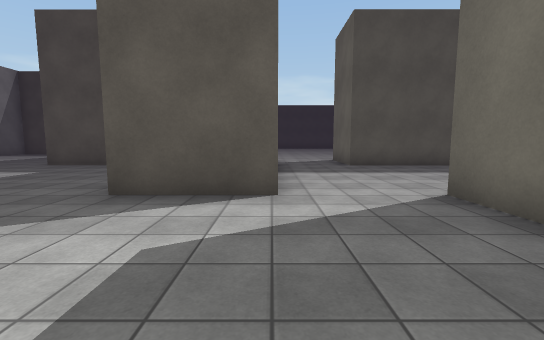
View 1 (above)

24 first-person views from a walk through a 3-D level made in the Unity game engine. The camera is 1.4 m above the floor, tilts 6° down and sees 90° across. The floor is counted in squares, 2 m on a side. Each view is taken from the middle of a square. On the plan, view 1 faces up. The plan holds only what a view shows up to about 9 squares ahead; the rest is blank. The place goes on beyond the plan. Surface patterns are stand-ins for the level's own textures.

View 2
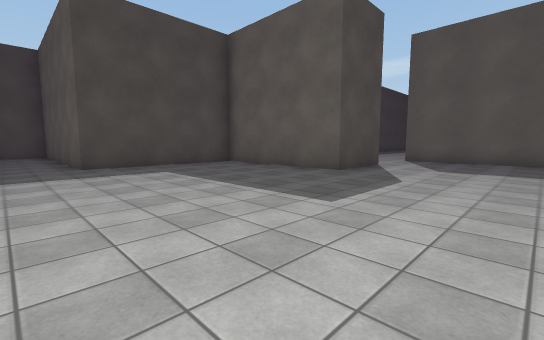

View 3
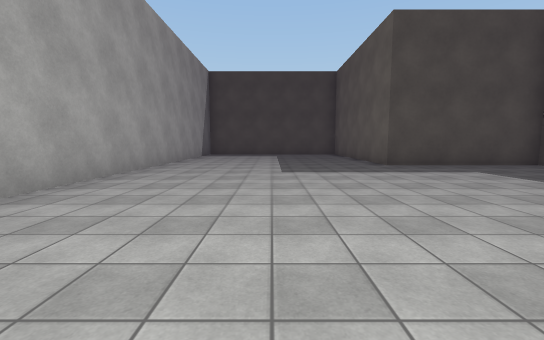

View 4
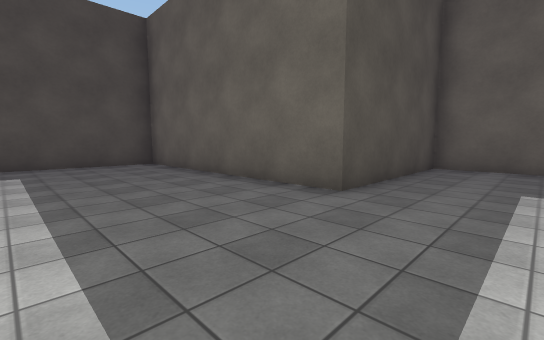

View 5
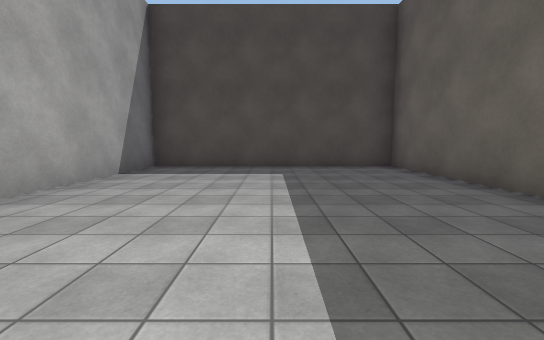

View 6
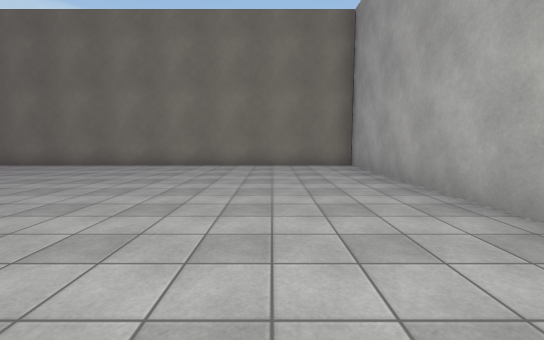

View 7
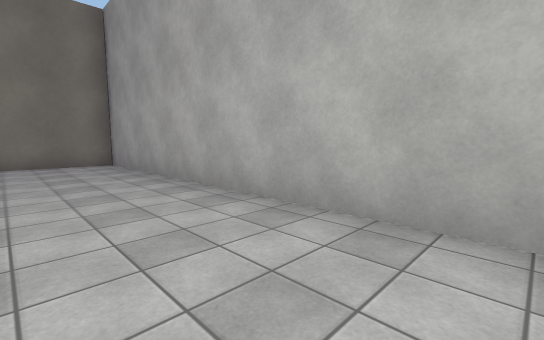

View 8
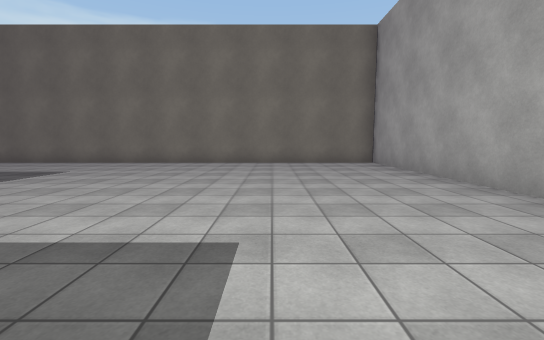

View 9
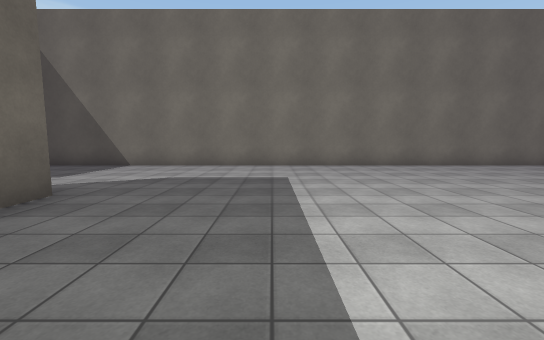

View 10
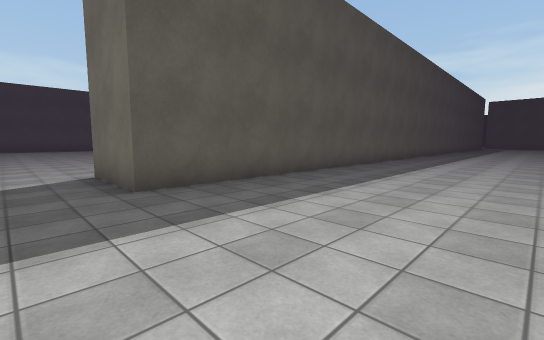

View 11
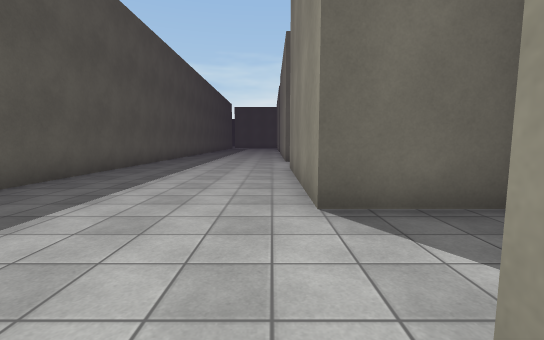

View 12
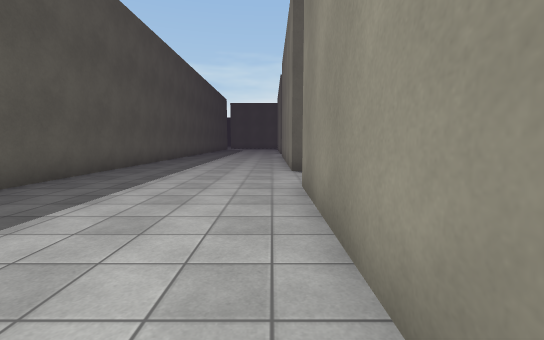

View 13
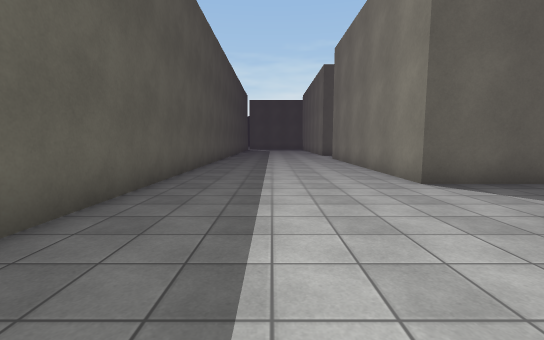

View 14
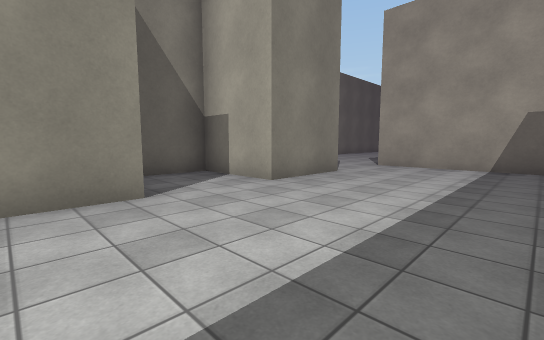

View 15
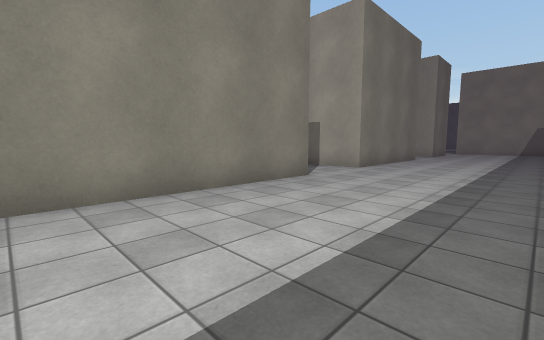

View 16
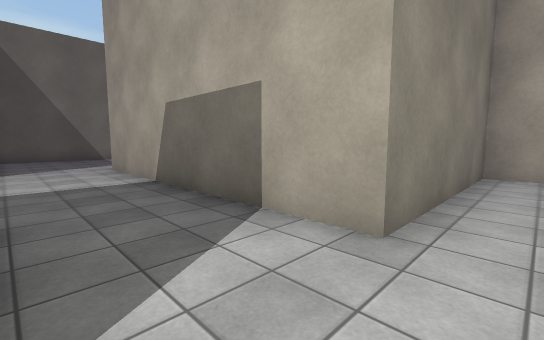

View 17
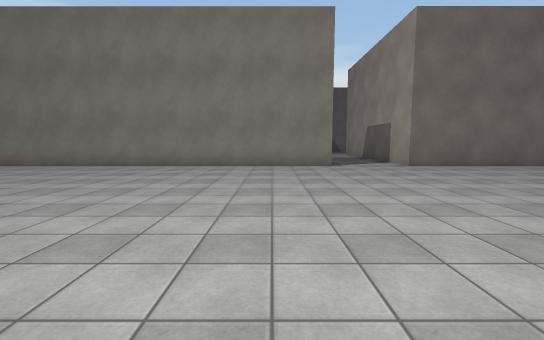

View 18
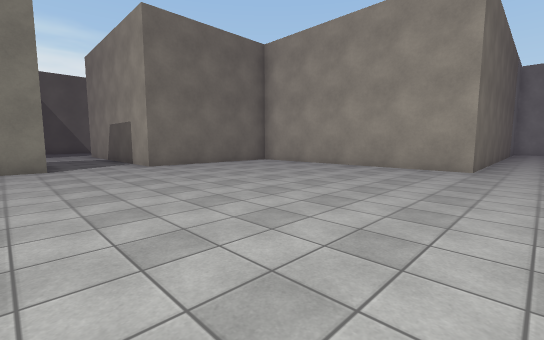

View 19
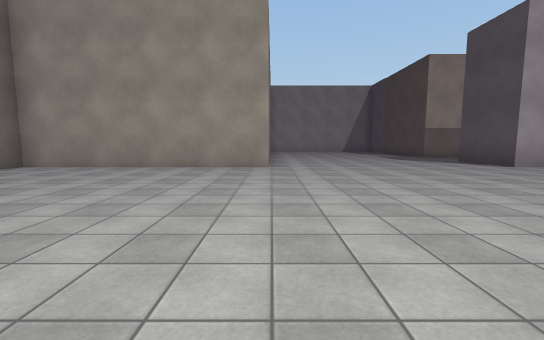

View 20
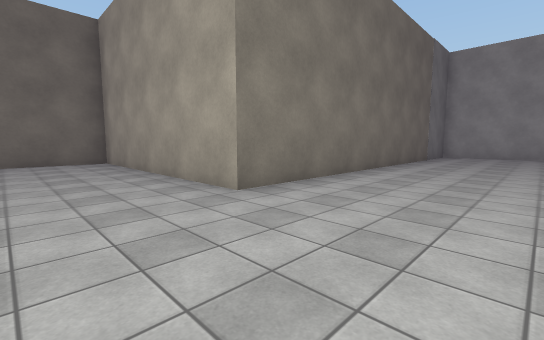

View 21
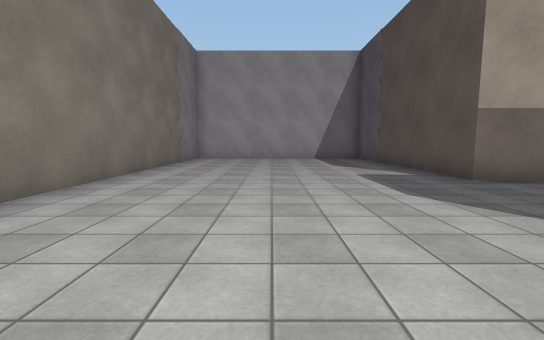

View 22
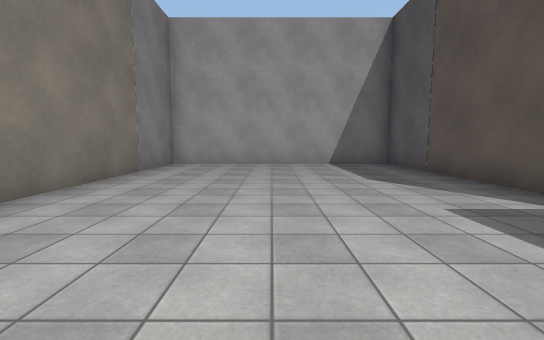

View 23
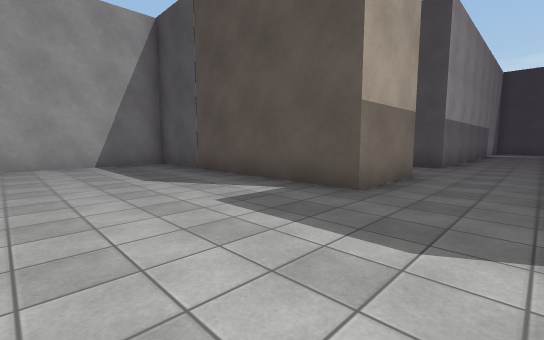

View 24
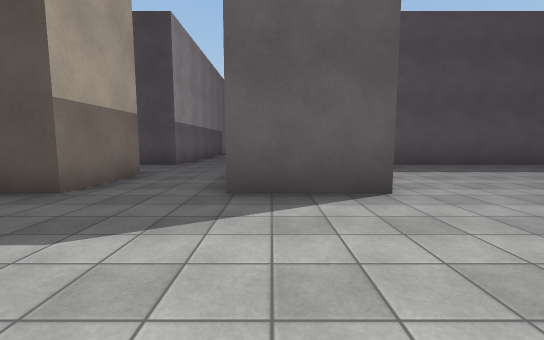

### Floor plan
Points are (right, up) in squares from view 1. A wall is a line through its corners. A room is listed if a view was taken in it or the views show most of it. See-through windows are left out.
Room 1 (views 1, 2, 3, 4, 5, 6, 7, 8, 9, 10)
walls: (0.1, 4.5) (0.1, 3.5) (-2.2, 3.5) (-2.2, 8) (-6.6, 8) (-6.6, 14.7) (-13.3, 14.7) (-13.3, -1) (2, -1); (2.3, 0) (2.3, 3.5)
ways out: opening at (1.5, 3.5) to room 2
Room 2 (views 11, 12, 13, 14, 15)
walls: (6.8, 1.5) (6.8, 3.5) (11.2, 3.5) (11.2, 1.8); (13.5, 1.5) (13.5, 3.5) (18.1, 3.5); (2.3, 3.5) (4.5, 3.5) (4.5, 1.3) (6, 1.3); (18.1, 8) (2.3, 8) (2.3, 10.2); (0.1, 10.2) (0.1, 4.5)
ways out: opening at (1.5, 3.5) to room 1; opening at (1.5, 10) to room 3; opening at (12.5, 2.5)
Room 3 (views 16, 17, 18, 19, 20, 21, 22, 23, 24)
walls: (2.3, 10.2) (11.9, 10.2); (2.1, 28.1) (-2.4, 28.1); (-4.4, 24.4) (-4.4, 23.6) (-6.6, 23.6); (-8.8, 23.6) (-15.5, 23.6) (-15.5, 16.9) (-4.4, 16.9) (-4.4, 10.2) (0.1, 10.2)
ways out: opening at (1.5, 10) to room 2; opening at (-7.5, 24.5)

Positions as (right, up) in squares from view 1, and headings:
1: (0, 0), facing up
2: (-8, 0), facing up-right
3: (-10, 0), facing up
4: (-10, 6), facing up-right
5: (-10, 7), facing up
6: (-11, 7), facing down
7: (-11, 8), facing down-left
8: (-10, 8), facing down
9: (-5, 7), facing down
10: (1, 4), facing up-right
11: (4, 4), facing right
12: (7, 4), facing right
13: (9, 6), facing right
14: (8, 7), facing down-left
15: (18, 7), facing down-left
16: (2, 11), facing down-left
17: (4, 18), facing down
18: (3, 18), facing down-left
19: (3, 17), facing left
20: (-2, 20), facing down-left
21: (-4, 20), facing left
22: (-7, 20), facing left
23: (-7, 20), facing up-left
24: (-6, 20), facing up
